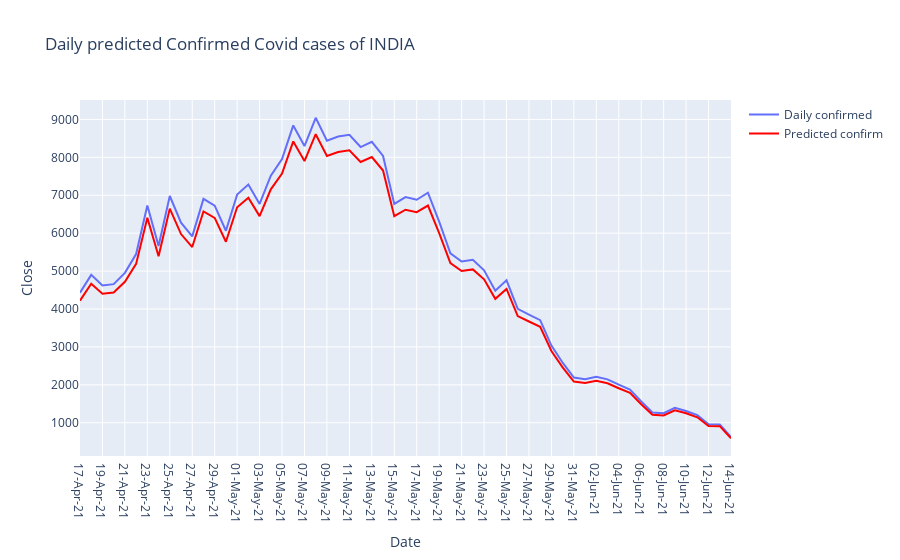

Source (notebook cell):
### Code cell
prediction = model.predict(test_generator)
close_train = close_train.reshape((-1))
close_data2 = close_data2.reshape((-1))
prediction = prediction.reshape((-1))

trace1 = go.Scatter(
    x = date_test,
    y = close_data2,
    mode = 'lines',
    name = 'Daily confirmed',
    
    
    
)
trace2 = go.Scatter(
    x = date_test,
    y = prediction,
    mode = 'lines',
    name = 'Predicted confirm',
    line = dict(color = 'red')
    
)

layout = go.Layout(
    title = "Daily predicted Confirmed Covid cases of INDIA",
    xaxis = {'title' : "Date"},
    yaxis = {'title' : "Close"}
)
fig = go.Figure(data=[trace1, trace2], layout=layout)
fig.show()

### Figure 1 — Plotly figure (JSON) as saved in the notebook; plotly's stock layout.template omitted (floating-point values rounded to 4 significant figures)
{"data": [{"mode": "lines", "name": "Daily confirmed", "type": "scatter", "x": ["17-Apr-21", "18-Apr-21", "19-Apr-21", "20-Apr-21", "21-Apr-21", "22-Apr-21", "23-Apr-21", "24-Apr-21", "25-Apr-21", "26-Apr-21", "27-Apr-21", "28-Apr-21", "29-Apr-21", "30-Apr-21", "01-May-21", "02-May-21", "03-May-21", "04-May-21", "05-May-21", "06-May-21", "07-May-21", "08-May-21", "09-May-21", "10-May-21", "11-May-21", "12-May-21", "13-May-21", "14-May-21", "15-May-21", "16-May-21", "17-May-21", "18-May-21", "19-May-21", "20-May-21", "21-May-21", "22-May-21", "23-May-21", "24-May-21", "25-May-21", "26-May-21", "27-May-21", "28-May-21", "29-May-21", "30-May-21", "31-May-21", "01-Jun-21", "02-Jun-21", "03-Jun-21", "04-Jun-21", "05-Jun-21", "06-Jun-21", "07-Jun-21", "08-Jun-21", "09-Jun-21", "10-Jun-21", "11-Jun-21", "12-Jun-21", "13-Jun-21", "14-Jun-21", "15-Jun-21"], "y": [4431, 4900, 4622, 4656, 4953, 5450, 6728, 5663, 6980, 6276, 5916, 6904, 6724, 6063, 7017, 7280, 6772, 7514, 7953, 8841, 8297, 9042, 8436, 8549, 8594, 8271, 8410, 8035, 6771, 6950, 6881, 7066, 6302, 5469, 5253, 5297, 5021, 4481, 4756, 4004, 3854, 3706, 3036, 2584, 2192, 2149, 2214, 2144, 2005, 1878, 1563, 1269, 1252, 1393, 1311, 1201, 961, 956, 622]}, {"line": {"color": "red"}, "mode": "lines", "name": "Predicted confirm", "type": "scatter", "x": ["17-Apr-21", "18-Apr-21", "19-Apr-21", "20-Apr-21", "21-Apr-21", "22-Apr-21", "23-Apr-21", "24-Apr-21", "25-Apr-21", "26-Apr-21", "27-Apr-21", "28-Apr-21", "29-Apr-21", "30-Apr-21", "01-May-21", "02-May-21", "03-May-21", "04-May-21", "05-May-21", "06-May-21", "07-May-21", "08-May-21", "09-May-21", "10-May-21", "11-May-21", "12-May-21", "13-May-21", "14-May-21", "15-May-21", "16-May-21", "17-May-21", "18-May-21", "19-May-21", "20-May-21", "21-May-21", "22-May-21", "23-May-21", "24-May-21", "25-May-21", "26-May-21", "27-May-21", "28-May-21", "29-May-21", "30-May-21", "31-May-21", "01-Jun-21", "02-Jun-21", "03-Jun-21", "04-Jun-21", "05-Jun-21", "06-Jun-21", "07-Jun-21", "08-Jun-21", "09-Jun-21", "10-Jun-21", "11-Jun-21", "12-Jun-21", "13-Jun-21", "14-Jun-21", "15-Jun-21"], "y": [4220.0, 4666.0, 4402.0, 4434.0, 4717.0, 5190.0, 6407.0, 5393.0, 6647.0, 5976.0, 5634.0, 6574.0, 6403.0, 5774.0, 6682.0, 6932.0, 6449.0, 7155.0, 7573.0, 8419.0, 7901.0, 8610.0, 8033.0, 8141.0, 8184.0, 7876.0, 8008.0, 7651.0, 6448.0, 6618.0, 6553.0, 6729.0, 6001.0, 5208.0, 5002.0, 5044.0, 4782.0, 4267.0, 4529.0, 3813.0, 3670.0, 3529.0, 2892.0, 2461.0, 2088.0, 2047.0, 2109.0, 2042.0, 1910.0, 1789.0, 1489.0, 1209.0, 1193.0, 1327.0, 1249.0, 1144.0, 915.9, 911.1, 593.1]}], "layout": {"title": {"text": "Daily predicted Confirmed Covid cases of INDIA"}, "xaxis": {"title": {"text": "Date"}}, "yaxis": {"title": {"text": "Close"}}}}
